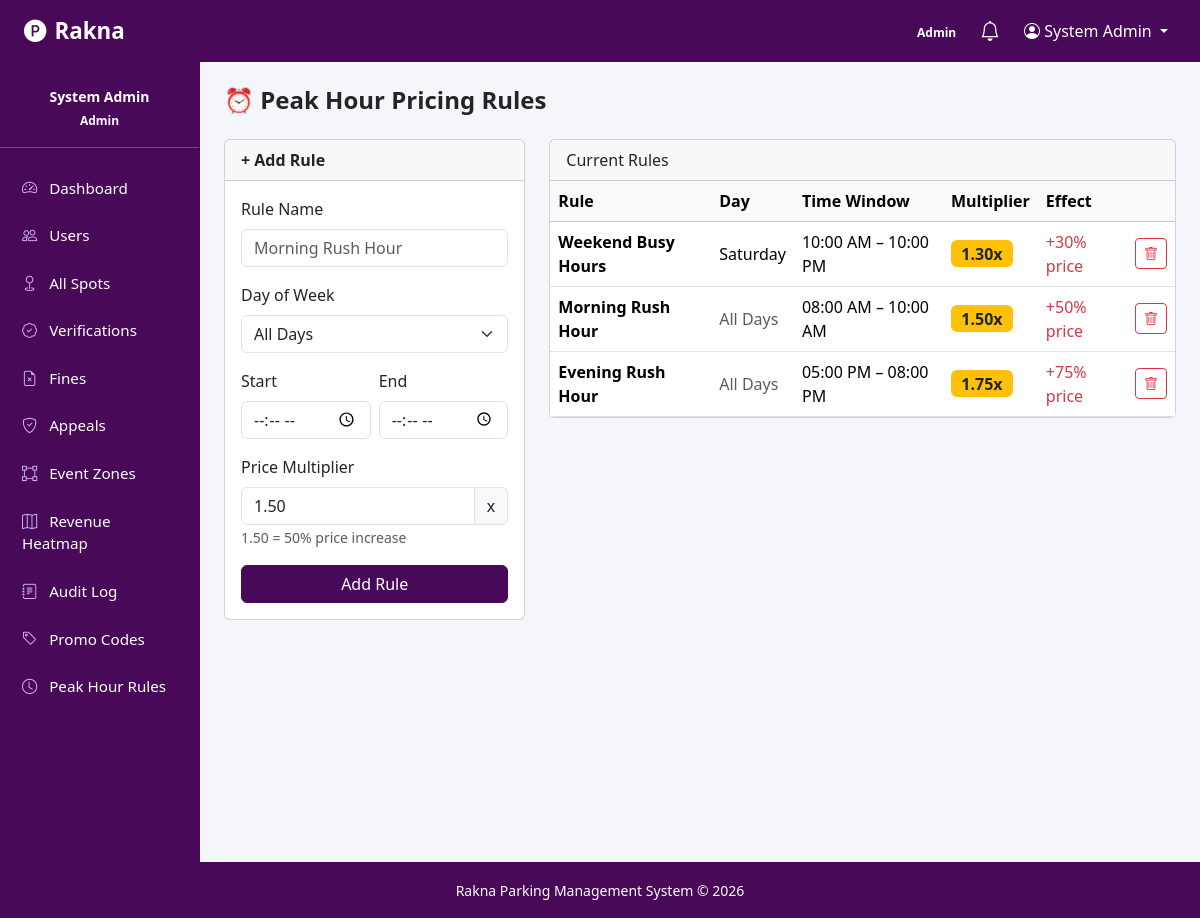
The page /admin/peak_rules.php (signed in) on the database its author committed.
### tables this page shows
CREATE TABLE peak_hour_rules (
    rule_id         INT AUTO_INCREMENT PRIMARY KEY,
    spot_id         INT NULL COMMENT 'NULL = applies to all spots',
    day_of_week     TINYINT NULL COMMENT 'NULL = all days',
    start_time      TIME NOT NULL,
    end_time        TIME NOT NULL,
    multiplier      DECIMAL(4,2) NOT NULL DEFAULT 1.50 COMMENT 'e.g. 1.5 = 50% price increase',
    event_name      VARCHAR(100) NULL,
    created_at      TIMESTAMP DEFAULT CURRENT_TIMESTAMP,
    FOREIGN KEY (spot_id) REFERENCES parking_spots(spot_id) ON DELETE CASCADE
);

### config/session.php (called while the page is built, shortened)
<?php
function currentUser(): ?array {
    return $_SESSION['user'] ?? null;
}

### admin/peak_rules.php (the view, shortened to what this page needs)
<?php
require_once __DIR__ . '/../config/session.php';
$db = getDB();
$rules = $db->query("SELECT * FROM peak_hour_rules ORDER BY ISNULL(day_of_week), day_of_week, start_time")->fetchAll();
$days  = ['Sunday','Monday','Tuesday','Wednesday','Thursday','Friday','Saturday'];
require_once __DIR__ . '/../includes/header.php';
?>
<div class="container-fluid px-0"><div class="row g-0">
<?php require_once __DIR__ . '/../includes/sidebar.php'; ?>
<div class="col-md-10 p-4">
  <h4 class="fw-bold mb-4">⏰ Peak Hour Pricing Rules</h4>
  <div class="row g-4">
    <div class="col-md-4">
      <div class="card">
        <div class="card-header fw-bold">+ Add Rule</div>
        <div class="card-body">
          <form method="POST">
            <div class="mb-3">
              <label class="form-label">Rule Name</label>
              <input type="text" name="event_name" class="form-control" placeholder="Morning Rush Hour" required>
            </div>
            <div class="mb-3">
              <label class="form-label">Day of Week</label>
              <select name="day_of_week" class="form-select">
                <option value="">All Days</option>
              </select>
            </div>
            <div class="row g-2 mb-3">
              <div class="col-6"><label class="form-label">Start</label><input type="time" name="start_time" class="form-control" required></div>
              <div class="col-6"><label class="form-label">End</label><input type="time" name="end_time" class="form-control" required></div>
            </div>
            <div class="mb-3">
              <label class="form-label">Price Multiplier</label>
              <div class="input-group">
                <input type="number" name="multiplier" class="form-control" step="0.05" min="1" max="5" value="1.50" required>
                <span class="input-group-text">x</span>
              </div>
              <small class="text-muted">1.50 = 50% price increase</small>
            </div>
            <button type="submit" class="btn btn-primary w-100">Add Rule</button>
          </form>
        </div>
      </div>
    </div>
    <div class="col-md-8">
      <div class="card">
        <div class="card-header">Current Rules</div>
        <div class="table-responsive">
          <table class="table table-hover align-middle mb-0">
            <thead class="table-light"><tr><th>Rule</th><th>Day</th><th>Time Window</th><th>Multiplier</th><th>Effect</th><th></th></tr></thead>
            <tbody>
              <?php foreach ($rules as $r): ?>
              <tr>
                <td><strong><?= htmlspecialchars($r['event_name'] ?: 'Unnamed') ?></strong></td>
                <td><?= $r['day_of_week'] !== null ? $days[$r['day_of_week']] : '<span class="text-muted">All Days</span>' ?></td>
                <td><?= date('h:i A', strtotime($r['start_time'])) ?> – <?= date('h:i A', strtotime($r['end_time'])) ?></td>
                <td><span class="badge bg-warning text-dark fs-6"><?= $r['multiplier'] ?>x</span></td>
                <td class="text-danger">+<?= round(($r['multiplier']-1)*100) ?>% price</td>
                <td>
                  <form method="POST" class="d-inline" onsubmit="return confirm('Delete this rule?')">
                    <button class="btn btn-sm btn-outline-danger"><i class="bi bi-trash"></i></button>
                  </form>
                </td>
              </tr>
              <?php endforeach; ?>
            </tbody>
          </table>
        </div>
      </div>
    </div>
  </div>
</div></div></div>
<?php require_once __DIR__ . '/../includes/footer.php'; ?>

### includes/header.php (shortened to what this page needs)
<?php
require_once __DIR__ . '/../config/session.php';
$user  = currentUser();
?>
<!DOCTYPE html>
<html lang="en">
<head>
    <link rel="stylesheet" href="https://cdn.jsdelivr.net/npm/bootstrap@5.3.2/dist/css/bootstrap.min.css">
    <link rel="stylesheet" href="https://cdn.jsdelivr.net/npm/bootstrap-icons@1.11.3/font/bootstrap-icons.min.css">
</head>
<body>
<nav class="navbar navbar-expand-lg navbar-dark">
  <div class="container-fluid px-4">
    <a class="navbar-brand" href="/parking_system/index.php">
      <i class="bi bi-p-circle-fill me-2"></i>Rakna
    </a>
    <div class="collapse navbar-collapse" id="navMain">
      <ul class="navbar-nav ms-auto align-items-center gap-2">
        <?php if ($user):  ?>
          <li class="nav-item">
            <span class="badge badge-role-<?= $user['role'] ?>"><?= ucfirst($user['role']) ?></span>
          </li>
          <li class="nav-item">
            <a class="nav-link position-relative" href="/parking_system/index.php?action=notifications">
              <i class="bi bi-bell fs-5"></i>
            </a>
          </li>
          <li class="nav-item dropdown">
            <a class="nav-link dropdown-toggle" href="#" data-bs-toggle="dropdown">
              <i class="bi bi-person-circle"></i> <?= htmlspecialchars($user['full_name']) ?>
            </a>
          </li>
        <?php else:  ?>
          <li class="nav-item"><a class="nav-link" href="/parking_system/index.php?action=login">Log In</a></li>
          <li class="nav-item"><a class="btn btn-primary btn-sm" href="/parking_system/index.php?action=register">Register</a></li>
        <?php endif; ?>
      </ul>
    </div>
  </div>
</nav>

### includes/sidebar.php (shortened to what this page needs)
<?php
require_once __DIR__ . '/../config/session.php';
$user = currentUser();
$role = $user['role'];
?>
<div class="col-md-2 d-none d-md-block sidebar py-3">
  <div class="text-center mb-3">
    <p class="mb-0 mt-2 small fw-bold"><?= htmlspecialchars($user['full_name']) ?></p>
    <span class="badge badge-role-<?= $role ?> small"><?= ucfirst($role) ?></span>
  </div>
  <hr>
  <?php if ($role === 'driver'): ?>
  <ul class="nav flex-column">
    <li><a class="nav-link" href="/parking_system/index.php?action=driver_dashboard"><i class="bi bi-house-door"></i> Dashboard</a></li>
    <li><a class="nav-link" href="/parking_system/index.php?action=search_spots"><i class="bi bi-building me-1"></i> Find Garage</a></li>
    <li><a class="nav-link" href="/parking_system/index.php?action=my_reservations"><i class="bi bi-calendar-check"></i> My Reservations</a></li>
    <li><a class="nav-link" href="/parking_system/index.php?action=my_vehicles"><i class="bi bi-car-front"></i> My Vehicles</a></li>
    <li><a class="nav-link" href="/parking_system/index.php?action=my_fines"><i class="bi bi-exclamation-triangle"></i> My Fines</a></li>
    <li><a class="nav-link" href="/parking_system/index.php?action=favorites"><i class="bi bi-heart"></i> Favorites</a></li>
    <li><a class="nav-link" href="/parking_system/index.php?action=notifications"><i class="bi bi-bell"></i> Notifications</a></li>
    <li><a class="nav-link" href="/parking_system/index.php?action=profile"><i class="bi bi-person"></i> Profile</a></li>
  </ul>
  <?php elseif ($role === 'admin'): ?>
  <ul class="nav flex-column">
    <li><a class="nav-link" href="/parking_system/index.php?action=admin_dashboard"><i class="bi bi-speedometer2"></i> Dashboard</a></li>
    <li><a class="nav-link" href="/parking_system/index.php?action=manage_users"><i class="bi bi-people"></i> Users</a></li>
    <li><a class="nav-link" href="/parking_system/index.php?action=manage_spots"><i class="bi bi-geo"></i> All Spots</a></li>
    <li><a class="nav-link" href="/parking_system/index.php?action=verifications"><i class="bi bi-patch-check"></i> Verifications</a></li>
    <li><a class="nav-link" href="/parking_system/index.php?action=manage_fines"><i class="bi bi-file-earmark-x"></i> Fines</a></li>
    <li><a class="nav-link" href="/parking_system/index.php?action=appeals"><i class="bi bi-shield-check"></i> Appeals</a></li>
    <li><a class="nav-link" href="/parking_system/index.php?action=event_zones"><i class="bi bi-bounding-box"></i> Event Zones</a></li>
    <li><a class="nav-link" href="/parking_system/index.php?action=heatmap"><i class="bi bi-map"></i> Revenue Heatmap</a></li>
    <li><a class="nav-link" href="/parking_system/index.php?action=audit_log"><i class="bi bi-journal-text"></i> Audit Log</a></li>
    <li><a class="nav-link" href="/parking_system/index.php?action=promo_codes"><i class="bi bi-tag"></i> Promo Codes</a></li>
    <li><a class="nav-link" href="/parking_system/index.php?action=peak_rules"><i class="bi bi-clock"></i> Peak Hour Rules</a></li>
  </ul>
  <?php endif; ?>
</div>

### includes/footer.php (shortened to what this page needs)
<footer class="text-white text-center py-3" style="background-color: #480959;">
  <small> Rakna Parking Management System &copy; <?= date('Y') ?></small>
</footer>
</body>
</html>

### includes/header.php (style rules this page uses)
:root { --primary: #480959; --dark: #480959; --sidebar-bg: #480959; }
body { background: #f4f6fb; }
.navbar { background: var(--dark) !important; }
.navbar-brand { color: #fff !important; font-weight: 700; font-size: 1.4rem; }
.nav-link { color: rgb(255, 255, 255) !important; }
.sidebar { min-height: 100vh; background: var(--sidebar-bg); color: #fff; border-right: 1px solid #480959; padding-top: 20px; }
.sidebar .nav-link { color: rgba(255,255,255,0.85); border-radius: 8px; margin: 2px 8px; padding: 10px 14px; transition: 0.2s; }
.sidebar .nav-link i { width: 22px; color: #d1b3ff; }
.sidebar hr { background-color: rgba(255,255,255,0.2); }
.btn-primary { background: var(--primary); border-color: var(--primary); }
.badge-role-admin { background: #480959; color: #fff; }
.row.g-0 { margin: 0; }
.col-md-2, .col-md-10 { padding: 0; }
footer { margin-top: 0 !important; }

### includes/sidebar.php (style rules this page uses)
.sidebar { background-color: #480959; color: #ffffff; min-height: 100vh; padding-top: 1rem; padding-bottom: 1rem; }
.sidebar .nav-link { color: #b0c4de; font-size: 0.95rem; border-radius: 0.4rem; margin: 0.15rem 0.5rem; transition: 0.2s; }
.sidebar .nav-link i { margin-right: 0.5rem; }
.sidebar hr { background-color: rgba(255,255,255,0.2); }
.badge-role-admin { background-color: #480959; }

### rows shown on the page
peak_hour_rules: event_name "Weekend Busy Hours", day_of_week "Saturday", start_time "10:00 AM", end_time "10:00 PM", multiplier "1.30", ($r['multiplier']-1)*100 "30"
peak_hour_rules: event_name "Morning Rush Hour", shows "All Days", start_time "08:00 AM", end_time "10:00 AM", multiplier "1.50", ($r['multiplier']-1)*100 "50"
peak_hour_rules: event_name "Evening Rush Hour", shows "All Days", start_time "05:00 PM", end_time "08:00 PM", multiplier "1.75", ($r['multiplier']-1)*100 "75"

### other values the page prints
$user['role'] "Admin"
$user['full_name'] "System Admin"
$role "Admin"
